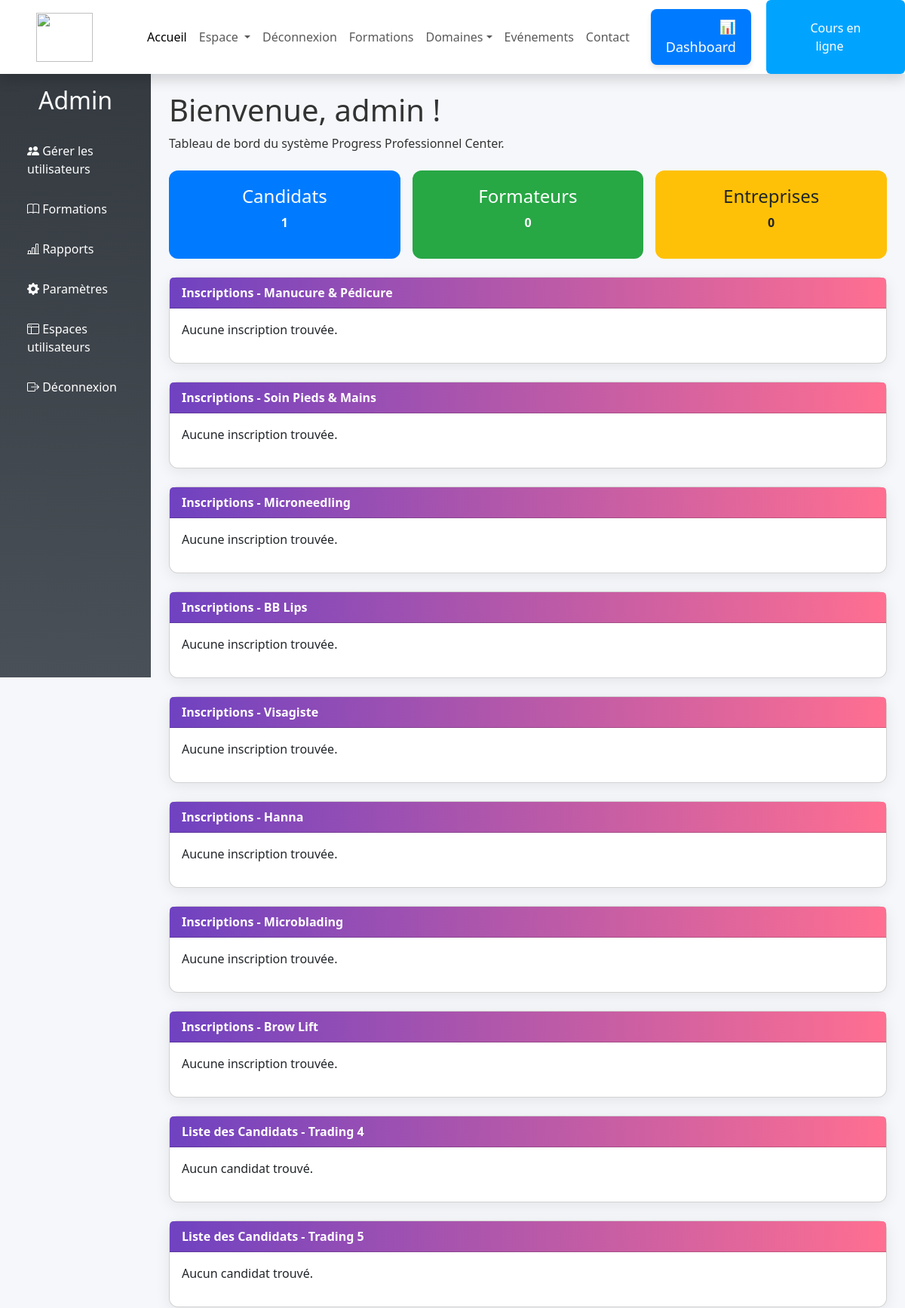
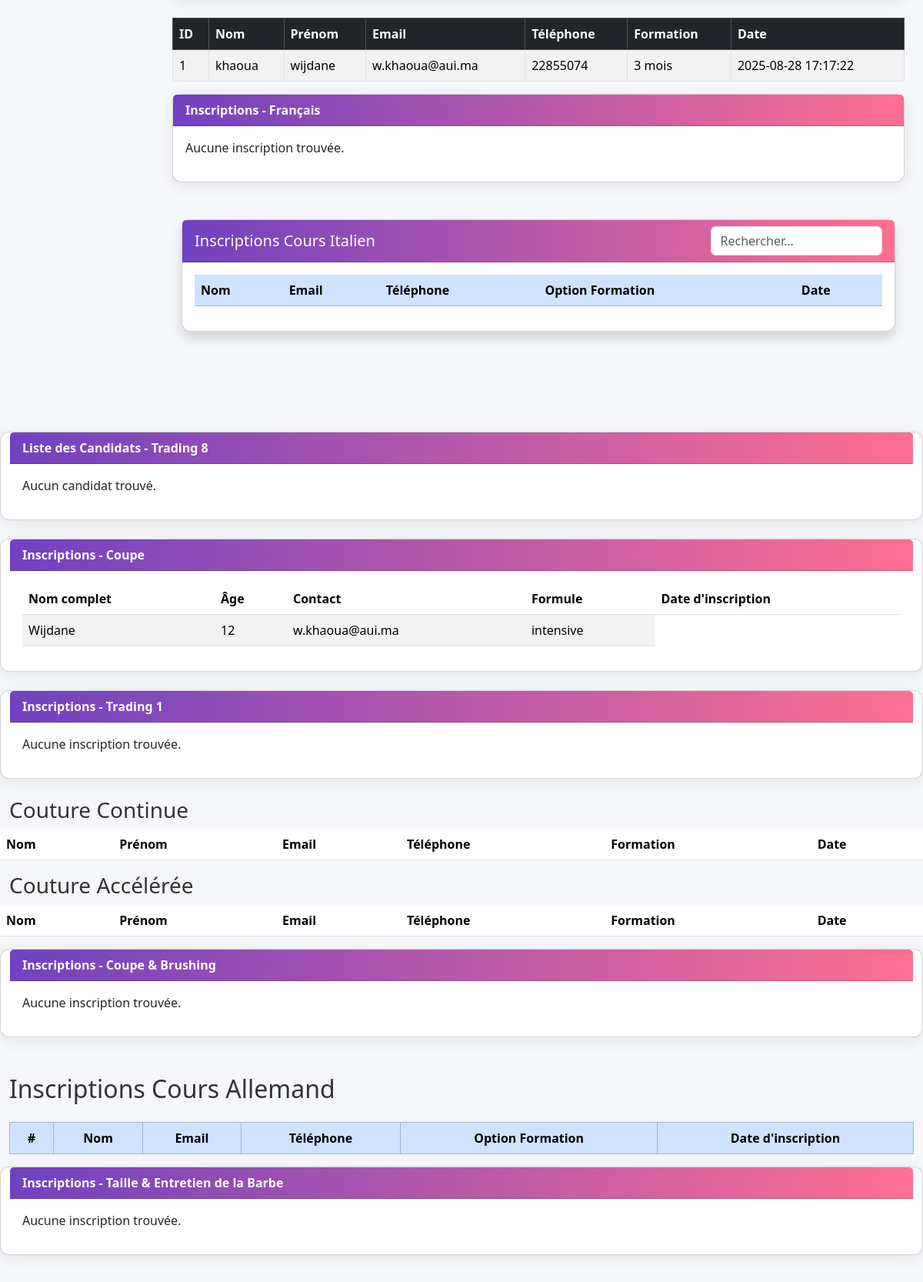
/dashboard.php (signed in, upper part), run on the app's committed database (2 pictures, top to bottom).
### tables this page shows
CREATE TABLE `inscriptions_esthetique` (
  `id` int(11) NOT NULL,
  `nom` varchar(100) NOT NULL,
  `prenom` varchar(100) NOT NULL,
  `email` varchar(150) NOT NULL,
  `tel` varchar(30) NOT NULL,
  `formation` varchar(50) NOT NULL,
  `type` enum('continue','acceleree') NOT NULL DEFAULT 'continue',
  `date_inscription` timestamp NOT NULL DEFAULT current_timestamp()
);

CREATE TABLE `inscriptions_coupe` (
  `id` int(10) UNSIGNED NOT NULL,
  `nom` varchar(150) NOT NULL,
  `age` tinyint(3) UNSIGNED NOT NULL,
  `email` varchar(190) NOT NULL,
  `formule` varchar(100) NOT NULL,
  `formation` varchar(120) NOT NULL,
  `created_at` timestamp NOT NULL DEFAULT current_timestamp()
);

### dashboard.php (the view, shortened to what this page needs)
<?php
$pdo = new PDO('mysql:host=localhost;dbname=progress_center;charset=utf8', 'root', '', [
    PDO::ATTR_ERRMODE => PDO::ERRMODE_EXCEPTION
]);
$formateurs = $pdo->query("SELECT * FROM formateurs ORDER BY id DESC")->fetchAll();
$candidats = $pdo->query("SELECT * FROM candidats ORDER BY id DESC")->fetchAll();
$entreprises = $pdo->query("SELECT * FROM entreprises ORDER BY id DESC")->fetchAll();
$inscriptions_manicure = $pdo->query("SELECT * FROM inscriptions_manicure ORDER BY date_inscription DESC")->fetchAll();
$inscriptions_soinpieds = $pdo->query("SELECT * FROM inscriptions_soinpieds ORDER BY id DESC")->fetchAll();
$inscriptions_microneedling = $pdo->query("SELECT * FROM inscriptions_microneedling ORDER BY id DESC")->fetchAll();
$inscriptions_bb_lips = $pdo->query("SELECT * FROM inscriptions_bb_lips ORDER BY id DESC")->fetchAll();
$inscriptions_visagiste = $pdo->query("SELECT * FROM inscriptions_visagiste ORDER BY id DESC")->fetchAll();
$inscriptions_hanna = $pdo->query("SELECT * FROM inscriptions_hanna ORDER BY id DESC")->fetchAll();
$inscriptions_microblading = $pdo->query("SELECT * FROM inscriptions_microblading ORDER BY id DESC")->fetchAll();
$inscriptions_browlift = $pdo->query("SELECT * FROM inscriptions_browlift ORDER BY id DESC")->fetchAll();
$inscriptions_coupe = $pdo->query("SELECT * FROM inscriptions_coupe ORDER BY id DESC")->fetchAll();
$inscriptions_taille_entretien_barbe = $pdo->query("SELECT * FROM inscriptions_taille_entretien_barbe ORDER BY date_inscription DESC")->fetchAll();
$inscriptions_coupe_brushing = $pdo->query("SELECT * FROM inscriptions_coupe_brushing ORDER BY date_inscription DESC")->fetchAll();
$inscriptions_trading1 = $pdo->query("SELECT * FROM inscriptions_trading1 ORDER BY date_inscription DESC")->fetchAll(PDO::FETCH_ASSOC);
$inscriptions_trading4 = $pdo->query("SELECT * FROM inscriptions_trading4 ORDER BY date_inscription DESC")->fetchAll(PDO::FETCH_ASSOC);
$inscriptions_trading5 = $pdo->query("SELECT * FROM inscriptions_trading5 ORDER BY date_inscription DESC")->fetchAll(PDO::FETCH_ASSOC);
$inscriptions_trading8 = $pdo->query("SELECT * FROM inscriptions_trading8 ORDER BY date_inscription DESC")->fetchAll(PDO::FETCH_ASSOC);
$esthetique = $pdo->query("SELECT * FROM inscriptions_esthetique ORDER BY date_inscription DESC")->fetchAll();
$stmt = $pdo->prepare("SELECT * FROM inscriptions_francais ORDER BY date_inscription DESC");
$stmt->execute();
$inscriptions_francais = $stmt->fetchAll(PDO::FETCH_ASSOC);$stmt = $pdo->query("SELECT * FROM inscriptions_espagnol ORDER BY created_at DESC");
?>
<!DOCTYPE html>
<html lang="fr">
<head>
<link href="https://cdn.jsdelivr.net/npm/bootstrap@5.3.3/dist/css/bootstrap.min.css" rel="stylesheet">
<link href="https://cdn.jsdelivr.net/npm/bootstrap-icons@1.11.1/font/bootstrap-icons.css" rel="stylesheet">
</head>
<body>
    <nav class="navbar navbar-expand-lg bg-white navbar-light shadow sticky-top p-0">
        <a href="index.php" class="navbar-brand d-flex align-items-center px-4 px-lg-5">
  <img src="img/logo.png" width="75" height="65" alt="" />
        </a>
        <div class="collapse navbar-collapse" id="navbarCollapse">
            <div class="navbar-nav ms-auto p-4 p-lg-0">
                <a href="index.php" class="nav-item nav-link active">Accueil</a>
                <li class="nav-item dropdown">
  <a class="nav-link dropdown-toggle" href="#" id="espaceDropdown" role="button" data-toggle="dropdown" aria-haspopup="true" aria-expanded="false">
    Espace
  </a>
</li>
               <li>
    <a class="nav-link scrollto" href="<?php echo isset($_SESSION['username']) ? 'logout.php' : 'login.php'; ?>">
        <?php echo isset($_SESSION['username']) ? 'Déconnexion' : ' Connexion'; ?>
    </a>
</li>
            <div class="nav-item">
  <a href="formation.php" class="nav-link">Formations</a>
</div>
                <div class="nav-item dropdown">
                    <a href="domaine.php" class="nav-link dropdown-toggle" id="navbarDropdown" role="button" data-toggle="dropdown" aria-haspopup="true" aria-expanded="false" >Domaines</a>
                </div>
				<a href="evenements.php" class="nav-item nav-link">Evénements</a>
                <a href="contact.php" class="nav-item nav-link">Contact</a>
            </div>
<?php if (isset($_SESSION['username']) && $_SESSION['username'] === 'admin'): ?>
    <div style="text-align: right; margin: 10px 20px;">
        <a href="dashboard.php" style="
            display: inline-block;
            padding: 10px 20px;
            background-color: #007bff;
            color: white;
            text-decoration: none;
            font-size: 18px;
            border-radius: 8px;
            box-shadow: 0 4px 6px rgba(0,0,0,0.1);">
            📊 Dashboard
        </a>
    </div>
<?php endif; ?>
            <a href="courenligne.php" class="btn py-4 px-lg-5 d-none d-lg-block" style="background-color: #00a4ff; color: #ffffff;">
    Cours en ligne <i class="fa fa-arrow-right ms-3"></i>
</a>
        </div>
</nav>
<div class="container-fluid">
    <div class="row">
        <div class="col-md-2 sidebar p-3">
            <h2 class="text-center mb-4">Admin</h2>
            <a href="#"><i class="bi bi-people-fill"></i> Gérer les utilisateurs</a>
            <a href="#"><i class="bi bi-book"></i> Formations</a>
            <a href="#"><i class="bi bi-bar-chart-line"></i> Rapports</a>
            <a href="#"><i class="bi bi-gear-fill"></i> Paramètres</a>
            <a href="espace.php"><i class="bi bi-window-sidebar"></i> Espaces utilisateurs</a>
            <a href="logout.php"><i class="bi bi-box-arrow-right"></i> Déconnexion</a>
        </div>
        <div class="col-md-10 p-4">
            <div class="mb-4">
                <h1>Bienvenue, <?= htmlspecialchars($_SESSION['username']); ?> !</h1>
                <p>Tableau de bord du système Progress Professionnel Center.</p>
            </div>
            <div class="row mb-4 g-3">
                <div class="col-md-4">
                    <div class="stats-card stats-candidats text-center">
                        <h3>Candidats</h3>
                        <p><?= count($candidats) ?></p>
                    </div>
                </div>
                <div class="col-md-4">
                    <div class="stats-card stats-formateurs text-center">
                        <h3>Formateurs</h3>
                        <p><?= count($formateurs) ?></p>
                    </div>
                </div>
                <div class="col-md-4">
                    <div class="stats-card stats-entreprises text-center">
                        <h3>Entreprises</h3>
                        <p><?= count($entreprises) ?></p>
                    </div>
                </div>
            </div>
            <div class="card mb-4">
    <div class="card-header">Inscriptions - Manucure & Pédicure</div>
    <div class="card-body">
        <?php if (empty($inscriptions_manicure)): ?>
            <p>Aucune inscription trouvée.</p>
        <?php endif; ?>
    </div>
</div>
<div class="card mb-4">
    <div class="card-header">Inscriptions - Soin Pieds & Mains</div>
    <div class="card-body">
        <?php if (empty($inscriptions_soinpieds)): ?>
            <p>Aucune inscription trouvée.</p>
        <?php endif; ?>
    </div>
</div>
<div class="card mb-4">
    <div class="card-header">Inscriptions - Microneedling</div>
    <div class="card-body">
        <?php if (empty($inscriptions_microneedling)): ?>
            <p>Aucune inscription trouvée.</p>
        <?php endif; ?>
    </div>
</div>
<div class="card mb-4">
    <div class="card-header">Inscriptions - BB Lips</div>
    <div class="card-body">
        <?php if (empty($inscriptions_bb_lips)): ?>
            <p>Aucune inscription trouvée.</p>
        <?php endif; ?>
    </div>
</div>
<div class="card mb-4">
    <div class="card-header">Inscriptions - Visagiste</div>
    <div class="card-body">
        <?php if (empty($inscriptions_visagiste)): ?>
            <p>Aucune inscription trouvée.</p>
        <?php endif; ?>
    </div>
</div>
<div class="card mb-4">
    <div class="card-header">Inscriptions - Hanna</div>
    <div class="card-body">
        <?php if (empty($inscriptions_hanna)): ?>
            <p>Aucune inscription trouvée.</p>
        <?php endif; ?>
    </div>
</div>
<div class="card mb-4">
  <div class="card-header">Inscriptions - Microblading</div>
  <div class="card-body">
    <?php if (empty($inscriptions_microblading)): ?>
      <p>Aucune inscription trouvée.</p>
    <?php endif; ?>
  </div>
</div>
<div class="card mb-4">
  <div class="card-header">Inscriptions - Brow Lift</div>
  <div class="card-body">
    <?php if (empty($inscriptions_browlift)): ?>
      <p>Aucune inscription trouvée.</p>
    <?php endif; ?>
  </div>
</div>
<div class="card mb-4">
    <div class="card-header">Liste des Candidats - Trading 4</div>
    <div class="card-body">
        <?php if (empty($inscriptions_trading4)): ?>
            <p>Aucun candidat trouvé.</p>
        <?php endif; ?>
    </div>
</div>
<div class="card mb-4">
    <div class="card-header">Liste des Candidats - Trading 5</div>
    <div class="card-body">
        <?php if (empty($inscriptions_trading5)): ?>
            <p>Aucun candidat trouvé.</p>
        <?php endif; ?>
    </div>
</div>
  <div class="tab-pane fade show active" id="esthetique" role="tabpanel">
    <table class="table table-bordered table-striped">
      <thead class="table-dark">
        <tr>
          <th>ID</th><th>Nom</th><th>Prénom</th><th>Email</th><th>Téléphone</th><th>Formation</th><th>Date</th>
        </tr>
      </thead>
      <tbody>
        <?php foreach ($esthetique as $e): ?>
        <tr>
          <td><?= $e['id'] ?></td>
          <td><?= htmlspecialchars($e['nom']) ?></td>
          <td><?= htmlspecialchars($e['prenom']) ?></td>
          <td><?= htmlspecialchars($e['email']) ?></td>
          <td><?= htmlspecialchars($e['tel']) ?></td>
          <td><?= htmlspecialchars($e['formation']) ?></td>
          <td><?= $e['date_inscription'] ?></td>
        </tr>
        <?php endforeach; ?>
      </tbody>
    </table>
  </div>
<div class="card mb-4">
    <div class="card-header bg-primary text-white">Inscriptions - Français</div>
    <div class="card-body">
        <?php if (empty($inscriptions_francais)): ?>
            <p>Aucune inscription trouvée.</p>
        <?php endif; ?>
    </div>
</div>
<div class="container-fluid py-4">
    <div class="card shadow mb-4">
        <div class="card-header d-flex justify-content-between align-items-center">
            <h5 class="mb-0">Inscriptions Cours Italien</h5>
            <input type="text" id="searchTable" class="form-control w-25" placeholder="Rechercher...">
        </div>
        <div class="card-body table-responsive">
            <table class="table table-striped table-hover" id="inscriptionsTable">
                <thead class="table-primary">
                    <tr>
                        <th>Nom</th>
                        <th>Email</th>
                        <th>Téléphone</th>
                        <th>Option Formation</th>
                        <th>Date</th>
                    </tr>
                </thead>
            </table>
        </div>
    </div>
</div>
</div>
<div class="card mb-4">
    <div class="card-header">Liste des Candidats - Trading 8</div>
    <div class="card-body">
        <?php if (empty($inscriptions_trading8)): ?>
            <p>Aucun candidat trouvé.</p>
        <?php endif; ?>
    </div>
</div>
<div class="card mb-4">
    <div class="card-header">Inscriptions - Coupe</div>
    <div class="card-body">
        <?php if (empty($inscriptions_coupe)): ?>
            <p>Aucune inscription trouvée.</p>
        <?php else: ?>
        <div class="table-responsive">
            <table class="table table-striped table-hover">
                <thead>
                    <tr>
                        <th>Nom complet</th>
                        <th>Âge</th>
                        <th>Contact</th>
                        <th>Formule</th>
                        <th>Date d'inscription</th>
                    </tr>
                </thead>
                <tbody>
                    <?php foreach ($inscriptions_coupe as $i): ?>
                    <tr>
                        <td><?= htmlspecialchars($i['nom']) ?></td>
                        <td><?= htmlspecialchars($i['age']) ?></td>
                        <td><?= htmlspecialchars($i['email']) ?></td>
                        <td><?= htmlspecialchars($i['formule']) ?></td>
                    </tr>
                    <?php endforeach; ?>
                </tbody>
            </table>
        </div>
        <?php endif; ?>
    </div>
</div>
<div class="card mb-4">
    <div class="card-header">Inscriptions - Trading 1</div>
    <div class="card-body">
        <?php if (empty($inscriptions_trading1)): ?>
            <p>Aucune inscription trouvée.</p>
        <?php endif; ?>
    </div>
</div>
<h3>Couture Continue</h3>
<table class="table">
<tr><th>Nom</th><th>Prénom</th><th>Email</th><th>Téléphone</th><th>Formation</th><th>Date</th></tr>
</table>
<h3>Couture Accélérée</h3>
<table class="table">
<tr><th>Nom</th><th>Prénom</th><th>Email</th><th>Téléphone</th><th>Formation</th><th>Date</th></tr>
</table>
<div class="card mb-4">
    <div class="card-header">Inscriptions - Coupe & Brushing</div>
    <div class="card-body">
        <?php if (empty($inscriptions_coupe_brushing)): ?>
            <p>Aucune inscription trouvée.</p>
        <?php endif; ?>
    </div>
</div>
<h2 class="mt-4 mb-4">Inscriptions Cours Allemand</h2>
<div class="table-responsive">
    <table class="table table-striped table-bordered table-hover align-middle">
        <thead class="table-primary text-center">
            <tr>
                <th>#</th>
                <th>Nom</th>
                <th>Email</th>
                <th>Téléphone</th>
                <th>Option Formation</th>
                <th>Date d'inscription</th>
            </tr>
        </thead>
    </table>
</div>
<div class="card mb-4">
    <div class="card-header">Inscriptions - Taille & Entretien de la Barbe</div>
    <div class="card-body">
        <?php if (empty($inscriptions_taille_entretien_barbe)): ?>
            <p>Aucune inscription trouvée.</p>
        <?php endif; ?>
    </div>
</div>
</div>
        </div>
</body>
</html>

### dashboard.php (style rules this page uses)
body { font-family: 'Segoe UI', sans-serif; background-color: #f5f7fa; color: #333; }
.sidebar { height: 100vh; background: linear-gradient(180deg, #343a40, #495057); color: white; }
.sidebar a { color: white; text-decoration: none; display: block; padding: 12px 20px; margin-bottom: 5px; border-radius: 5px; transition: 0.3s; }
.card { border-radius: 12px; box-shadow: 0 4px 20px rgba(0,0,0,0.08); }
.card-header { background: linear-gradient(90deg,#6f42c1,#ff6f91); color: white; font-weight: 600; }
.table-striped>tbody>tr:nth-of-type(odd) { background-color: #f2f2f2; }
.stats-card { border-radius: 12px; padding: 20px; color: white; font-weight: 600; }
.stats-card h3 { font-size: 1.5rem; }
.stats-candidats { background: #007bff; }
.stats-formateurs { background: #28a745; }
.stats-entreprises { background: #ffc107; color: #212529; }

### data on the page
inscriptions_esthetique: id "1", nom "khaoua", prenom "wijdane", email "w.khaoua@aui.ma", tel "22855074", formation "3 mois", date_inscription "2025-08-28 17:17:22"
inscriptions_coupe: nom "Wijdane", age "12", email "w.khaoua@aui.ma", formule "intensive"

### other printed values
$_SESSION['username'] "admin"
count($candidats) "1"
count($formateurs) "0"
count($entreprises) "0"
